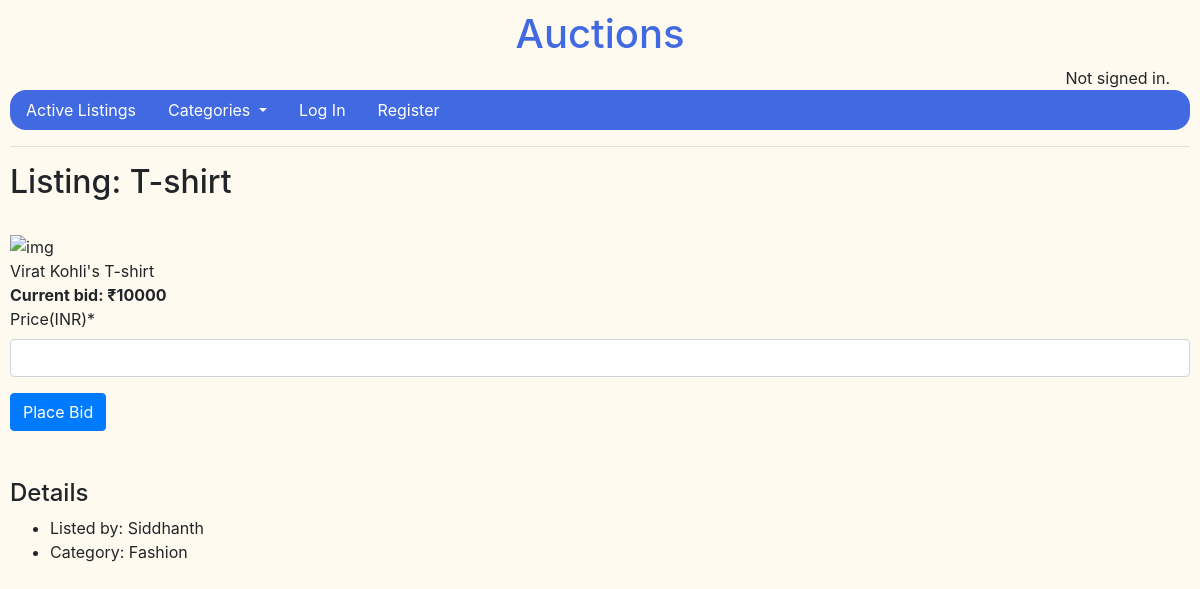
/listings/1, run on an earlier commit of the app's database.
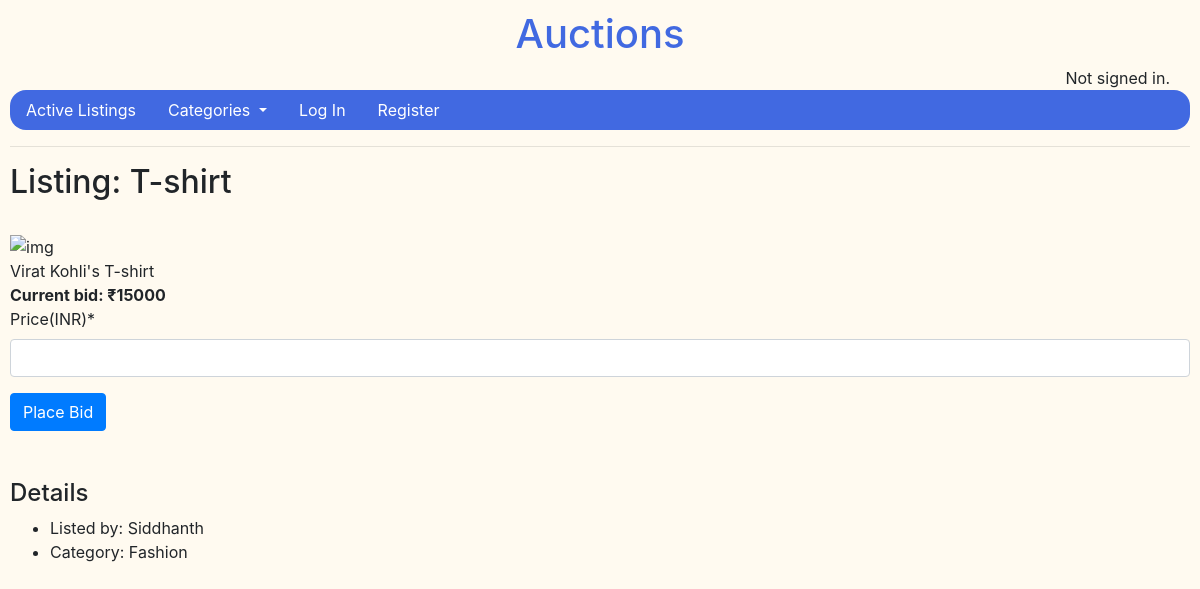
And on a later commit of the database.
### auctions/models.py (models this page shows)
class Auction_Listings(models.Model):
    title = models.CharField(max_length = 20)
    description = models.TextField(max_length = 300)
    starting_bid = models.IntegerField()
    image_url = models.URLField(default = "https://media.sproutsocial.com/uploads/2017/02/10x-featured-social-media-image-size.png")
    CHOICES = [
        ("FA", 'Fashion'),
        ("EL", 'Electronics'),
        ("HO", 'Home'),
        ("MU", 'Music'),
        ("BO", 'Books')
    ]
    category = models.CharField(max_length = 20, choices = CHOICES, default = "FA")
    date = models.DateTimeField(auto_now_add=True)
    current_bid = models.IntegerField()
    owner = models.ForeignKey(User, on_delete = models.CASCADE, default = 1)

class User(AbstractUser):
    my_items = models.ManyToManyField('Auction_Listings', blank = True, related_name="users")

### auctions/views.py (the view, shortened to what this page needs)
# urls.py: path("listings/<int:id>", views.listing, name = "listings"),
def listing(request, id):
    item = Auction_Listings.objects.get(pk = id)
    c = dict(item.CHOICES)
    return render(request, "auctions/listing.html", {
        "form": BidForm(),
        "listing": item,
        "choice": c[item.category],
    })

### auctions/views.py
class BidForm(forms.Form):
    bid = forms.IntegerField(label = "Price(INR)")

### auctions/templates/auctions/listing.html (shortened to what this page needs)
{% extends "auctions/layout.html" %}
{% load crispy_forms_tags %}
{% block body %}
    <div>
        <h2>Listing: {{ listing.title }}</h2><br>
        <img src = "{{ listing.image_url }}" style = "width: 260px; height: 330px" alt = "img"><br>
        {{ listing.description }}<br>
        <b>Current bid: &#8377;{{ listing.current_bid }}</b><br>
        <form action = "{% url 'listings' listing.id %}" method="POST">
            {{ form|crispy }}
            <input class = "btn btn-primary" type = "submit" value = "Place Bid">
        </form>
        <br>
        <br>
        <h4>Details</h4>
        <ul>
            <li>Listed by: {{ listing.owner }}</li>
            <li>Category: {{ choice }}</li>
        </ul>
    </div>
{% endblock %}

### auctions/templates/auctions/layout.html (shortened to what this page needs)
{% load static %}
<!DOCTYPE html>
<html lang="en">
    <head>
        <link rel="stylesheet" href="https://maxcdn.bootstrapcdn.com/bootstrap/4.5.2/css/bootstrap.min.css">
        <link href="{% static 'auctions/styles.css' %}" rel="stylesheet">
    </head>
    <body>
        <h1>Auctions</h1>
        <div class="status">
            {% if user.is_authenticated %}
                Signed in as <strong>{{ user.username }}</strong>.
            {% else %}
                Not signed in.
            {% endif %}
        </div>
        <ul class="nav">
            <li class="nav-item">
                <a class="nav-link" href="{% url 'index' %}">Active Listings</a>
            </li>
            <li class="nav-item">
                <div class="dropdown">
                    <a class="nav-link dropdown-toggle" data-toggle="dropdown">
                        Categories
                    </a>
                </div>
            </li>
            {% if user.is_authenticated %}
                <li class = "nav-item">
                    <a class = "nav-link" href = "{% url 'show_watchList' %}">WatchList</a>
                </li>
                <li class = "nav-item">
                    <a class = "nav-link" href = "{% url 'createListing' %}">Create Listing</a>
                </li>
                <li class="nav-item">
                    <a class="nav-link" href="{% url 'logout' %}">Log Out</a>
                </li>
            {% else %}
                <li class="nav-item">
                    <a class="nav-link" href="{% url 'login' %}">Log In</a>
                </li>
                <li class="nav-item">
                    <a class="nav-link" href="{% url 'register' %}">Register</a>
                </li>
            {% endif %}
        </ul>
        <hr>
        {% block body %}
        {% endblock %}
    </body>
</html>

### auctions/static/auctions/styles.css (style rules this page uses)
body { padding: 10px; background-color: floralwhite; }
h1 { color: royalblue; text-align: center; }
a { text-decoration: none!important; }
.nav-link { color: white; }
.status { text-align: right; margin-right: 20px; }
.nav { border-radius: 16px; background-color: royalblue; }

What changed in the data, as far as the page shows it:
changed Auction_Listings "T-shirt": current_bid "10000" → "15000"
